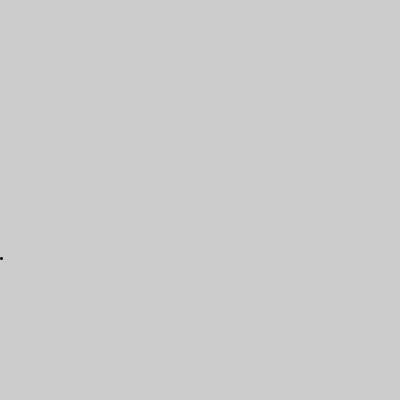
Frame 1 (no input)
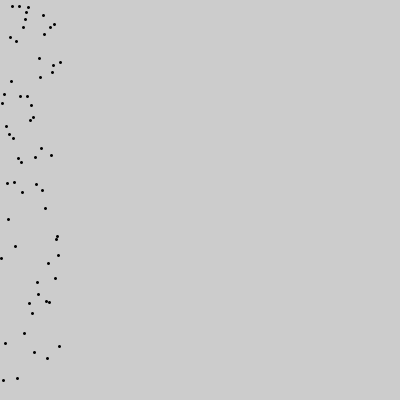
Frame 60 (the mouse pressed at the canvas centre just before this capture)
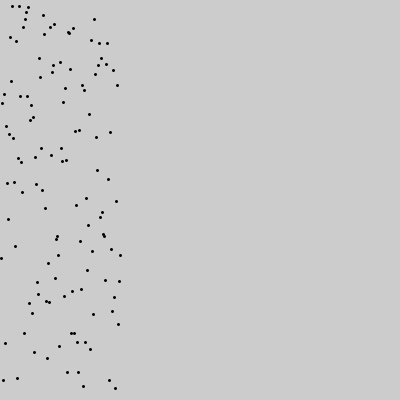
Frame 120 (the mouse held since frame 60 and released just before this capture)

The Processing sketch that drew these frames (run headless with seeded random() and noise(); from frame 60 on, the mouse is pressed at the canvas centre):

// Processing sketch: noise
// ── noise.pde
float x,y;

void setup(){
  size(400,400);
}

void draw(){
x+=1;

y = random(height);
strokeWeight(3);
point(x,y);
}
